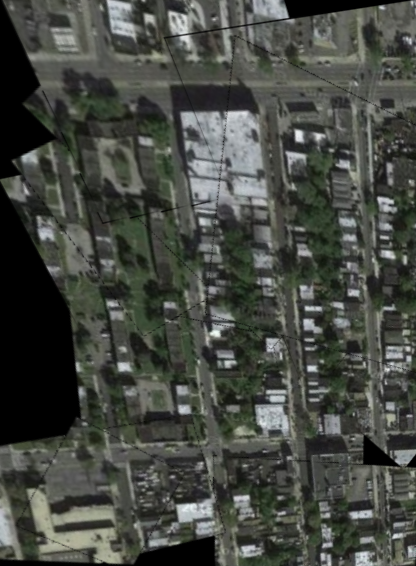
#> input picture Final_Task/topdown_image.png, 416 x 566 px
$ python road_segmentation.py
#> lines starting #> are read from the running program, lines starting #| are printed output that depends on the picture; after the words box and inside, x2 and y2 are one past the last pixel; in counts of white or black regions, pixels touching at a corner belong together
import cv2
import numpy as np

def nothing(x):
    pass

# Load your topdown image
image = cv2.imread('topdown_image.png')
#> image is the input picture: shape (566, 416, 3); mean B, G, R 66.8, 73, 69.9
hsv = cv2.cvtColor(image, cv2.COLOR_BGR2HSV)
#> hsv: shape (566, 416, 3); mean H, S, V 45.8, 27.2, 73.4

cv2.namedWindow('Road Segmentation')

# Create trackbars
cv2.createTrackbar('H Low', 'Road Segmentation', 0, 180, nothing)
cv2.createTrackbar('H High', 'Road Segmentation', 180, 180, nothing)
cv2.createTrackbar('S Low', 'Road Segmentation', 0, 255, nothing)
cv2.createTrackbar('S High', 'Road Segmentation', 80, 255, nothing)
cv2.createTrackbar('V Low', 'Road Segmentation', 50, 255, nothing)
cv2.createTrackbar('V High', 'Road Segmentation', 200, 255, nothing)
cv2.createTrackbar('Open K', 'Road Segmentation', 3, 15, nothing)
cv2.createTrackbar('Close K', 'Road Segmentation', 7, 15, nothing)

while True:
    h_low = cv2.getTrackbarPos('H Low', 'Road Segmentation')
    h_high = cv2.getTrackbarPos('H High', 'Road Segmentation')
    s_low = cv2.getTrackbarPos('S Low', 'Road Segmentation')
    s_high = cv2.getTrackbarPos('S High', 'Road Segmentation')
    v_low = cv2.getTrackbarPos('V Low', 'Road Segmentation')
    v_high = cv2.getTrackbarPos('V High', 'Road Segmentation')
    open_k = max(1, cv2.getTrackbarPos('Open K', 'Road Segmentation'))
    close_k = max(1, cv2.getTrackbarPos('Close K', 'Road Segmentation'))

    mask = cv2.inRange(hsv, (h_low, s_low, v_low), (h_high, s_high, v_high))
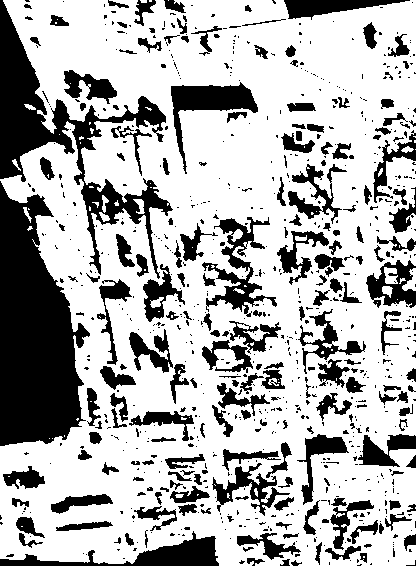
#> mask: shape (566, 416); 70% white; 812 black regions (609 under 20 px), largest, box (x1, y1, x2, y2) and area: (0, 181, 90, 446) 15581, (0, 0, 173, 279) 10145, (0, 531, 219, 566) 2462

    kernel_open = np.ones((open_k, open_k), np.uint8)
    kernel_close = np.ones((close_k, close_k), np.uint8)
    opened = cv2.morphologyEx(mask, cv2.MORPH_OPEN, kernel_open)
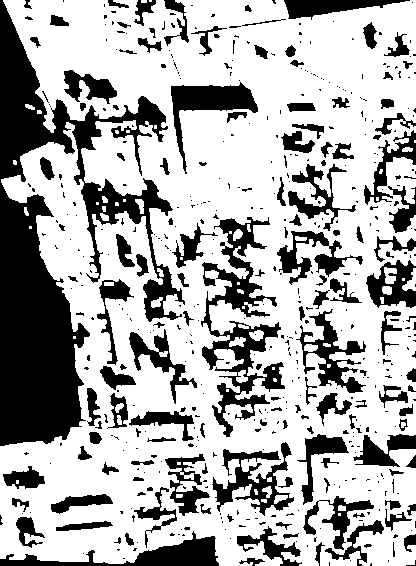
#> opened: shape (566, 416); 68.5% white; 521 black regions (376 under 20 px), largest, box (x1, y1, x2, y2) and area: (0, 0, 185, 446) 27605, (201, 217, 285, 437) 5808, (0, 531, 219, 566) 2500
    cleaned = cv2.morphologyEx(opened, cv2.MORPH_CLOSE, kernel_close)
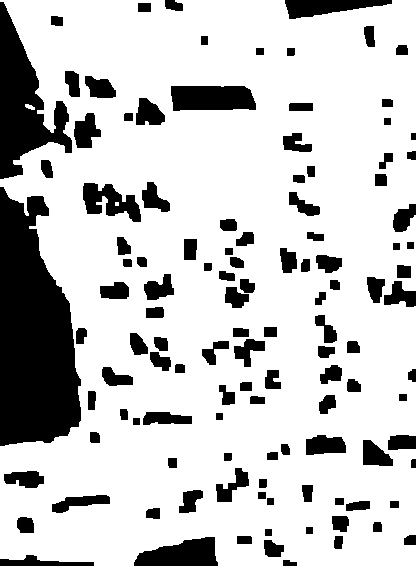
#> cleaned: shape (566, 416); 78.8% white; 118 black regions, largest, box (x1, y1, x2, y2) and area: (0, 187, 81, 446) 15318, (0, 2, 72, 179) 5817, (171, 86, 256, 111) 1930

    overlay = image.copy()
    overlay[cleaned > 0] = (0, 0, 255)
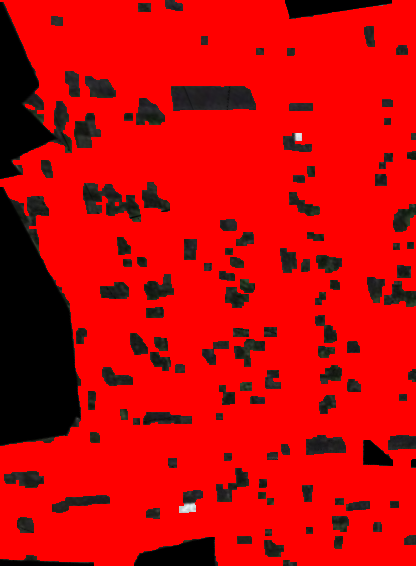
#> overlay: shape (566, 416, 3); mean B, G, R 3.9, 4.5, 205.1

    cv2.imshow('Road Segmentation', overlay)

    if cv2.waitKey(1) & 0xFF == ord('q'):
        # Save final parameters when quitting
#> (key q is pressed here)
        print(f"Final params: H({h_low},{h_high}) S({s_low},{s_high}) V({v_low},{v_high})")
        print(f"Open kernel: {open_k}, Close kernel: {close_k}")
        break

cv2.destroyAllWindows()

$ run again, with Final_Task/test_4.png copied over Final_Task/topdown_image.png
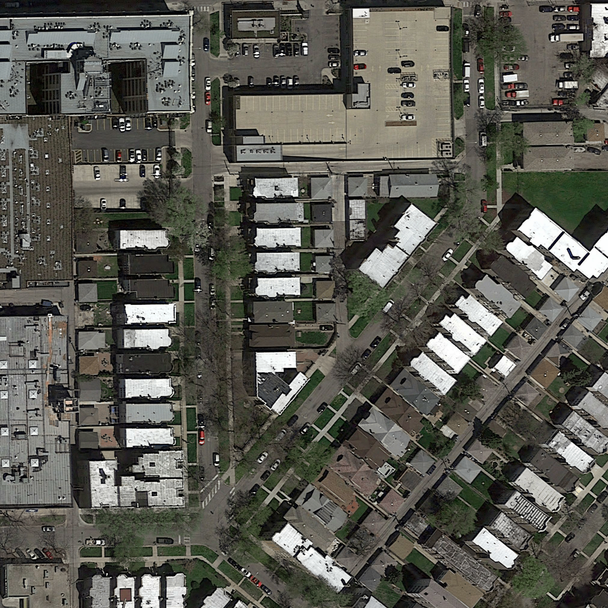
#> input picture Final_Task/test_4.png, 608 x 608 px
#> image is the input picture: shape (608, 608, 3); mean B, G, R 82.6, 90.5, 90.8
#> hsv: shape (608, 608, 3); mean H, S, V 38.5, 40.9, 93
#> `mask = cv2.inRange(hsv, (h_low, s_low, v_low), (h_high, s_high, v_high))`:
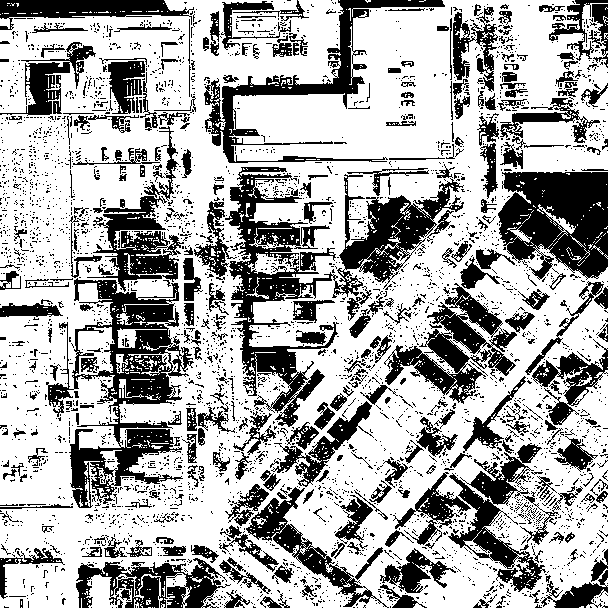
#> mask: shape (608, 608); 66.7% white; 3585 black regions (3240 under 20 px), largest, box (x1, y1, x2, y2) and area: (225, 167, 464, 427) 14403, (46, 278, 194, 508) 11091, (498, 172, 608, 280) 8863
#> opened: shape (608, 608); 56.4% white; 928 black regions (802 under 20 px), largest, box (x1, y1, x2, y2) and area: (0, 0, 608, 608) 118092, (202, 0, 608, 199) 18466, (76, 558, 256, 608) 5516
#> cleaned: shape (608, 608); 67.9% white; 135 black regions, largest, box (x1, y1, x2, y2) and area: (94, 185, 192, 404) 12025, (499, 169, 608, 279) 9799, (388, 250, 513, 403) 7435
#> `overlay[cleaned > 0] = (0, 0, 255)`:
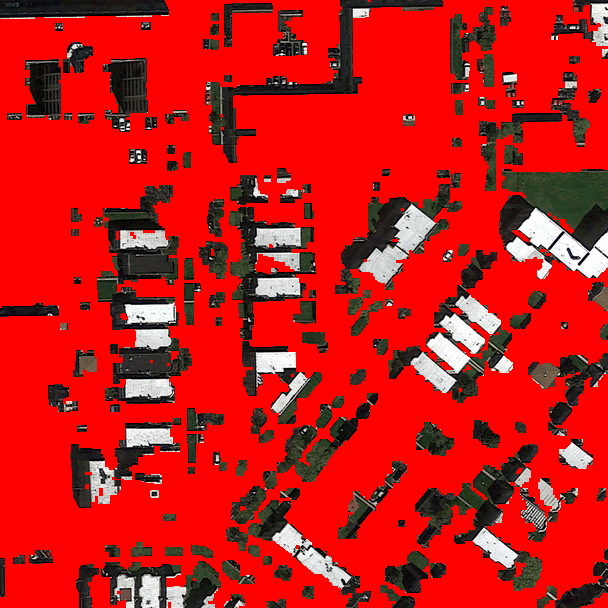
#> overlay: shape (608, 608, 3); mean B, G, R 23.2, 25.4, 197.6

$ run again, with Final_Task/test_1.jpg saved as Final_Task/topdown_image.png
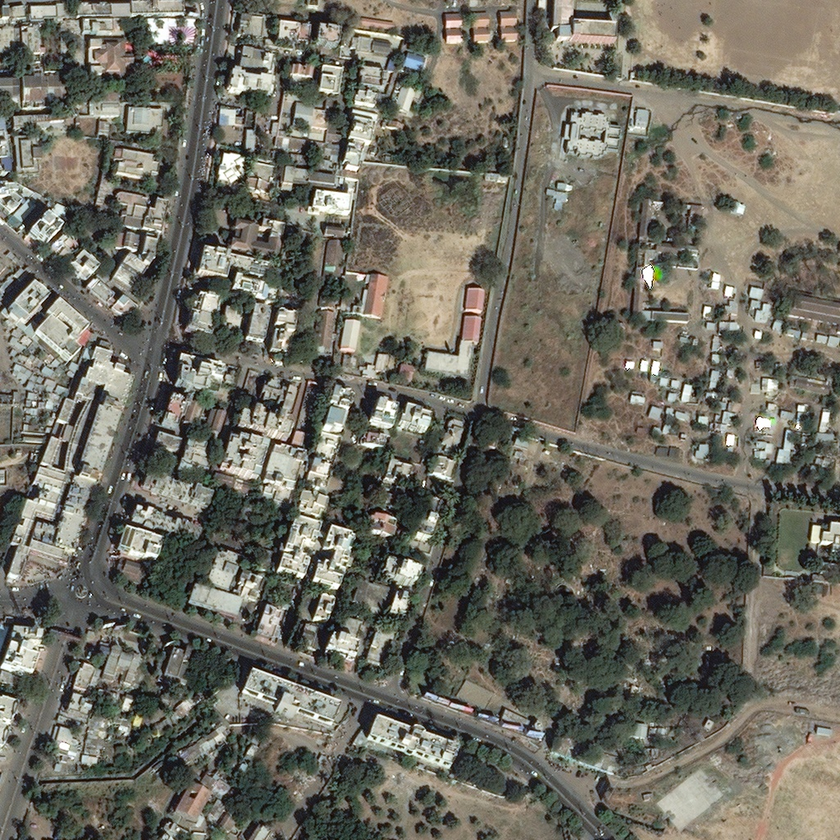
#> input picture Final_Task/test_1.jpg, 840 x 840 px, shrunk from 1024 x 1024 before the run
#> image is the input picture: shape (840, 840, 3); mean B, G, R 96.7, 107.5, 109.4
#> hsv: shape (840, 840, 3); mean H, S, V 40.6, 45.2, 112.7
#> `mask = cv2.inRange(hsv, (h_low, s_low, v_low), (h_high, s_high, v_high))`:
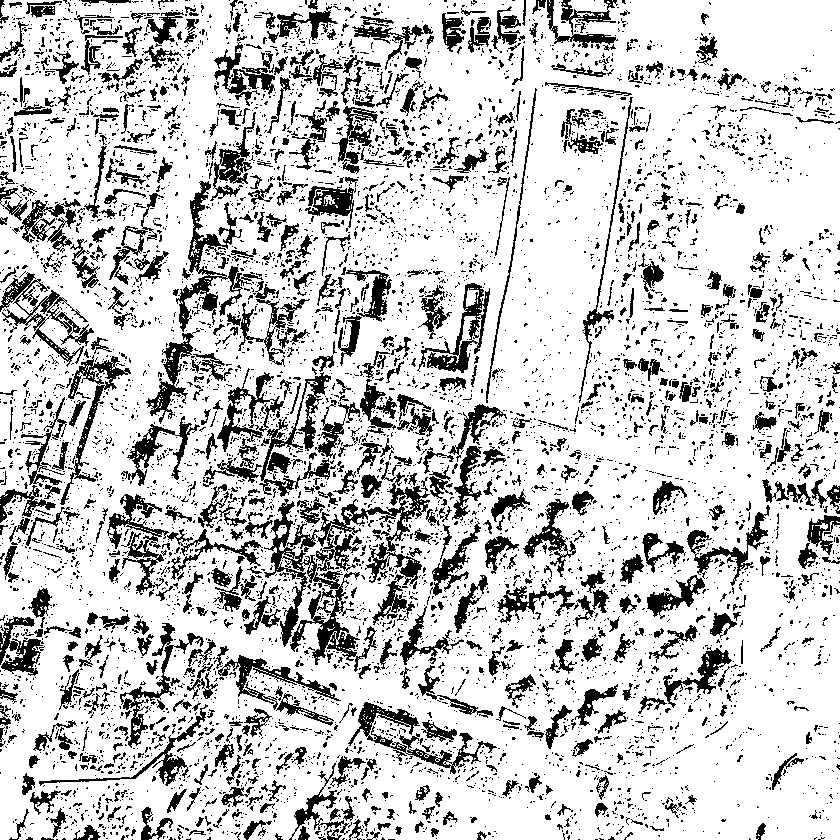
#> mask: shape (840, 840); 79.1% white; 6894 black regions (6039 under 20 px), largest, box (x1, y1, x2, y2) and area: (264, 472, 430, 672) 7612, (176, 181, 263, 332) 2658, (348, 702, 497, 774) 1992
#> opened: shape (840, 840); 73.3% white; 3059 black regions (2510 under 20 px), largest, box (x1, y1, x2, y2) and area: (107, 336, 510, 718) 39678, (146, 112, 310, 424) 10565, (0, 266, 131, 583) 9112
#> cleaned: shape (840, 840); 88.1% white; 388 black regions, largest, box (x1, y1, x2, y2) and area: (271, 505, 357, 598) 2968, (0, 618, 44, 675) 1557, (176, 234, 226, 311) 1503
#> `overlay[cleaned > 0] = (0, 0, 255)`:
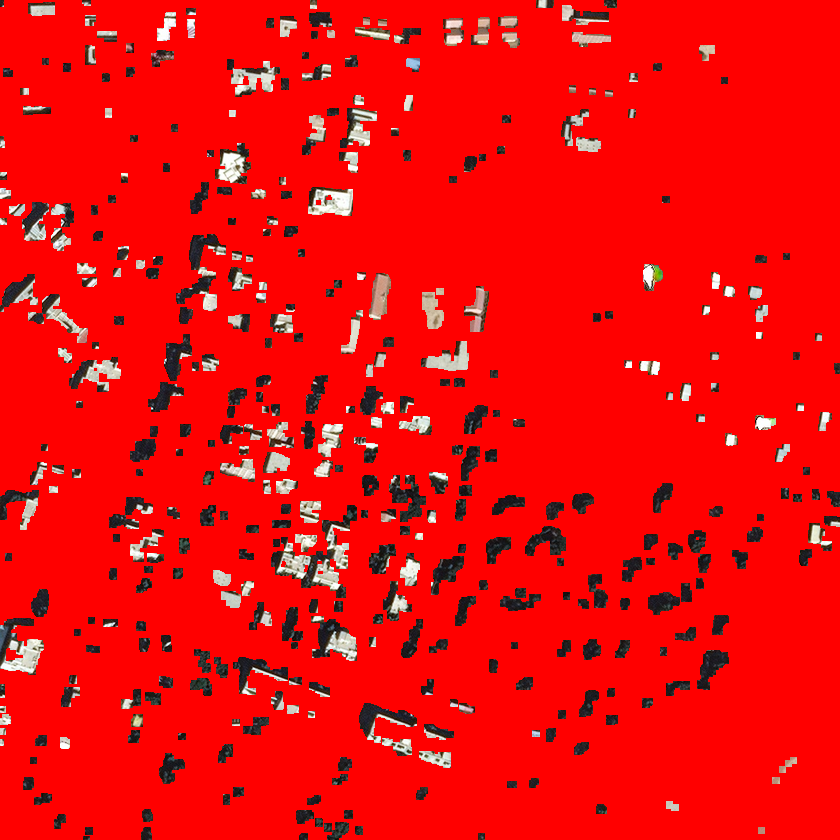
#> overlay: shape (840, 840, 3); mean B, G, R 11, 11.8, 236.8
